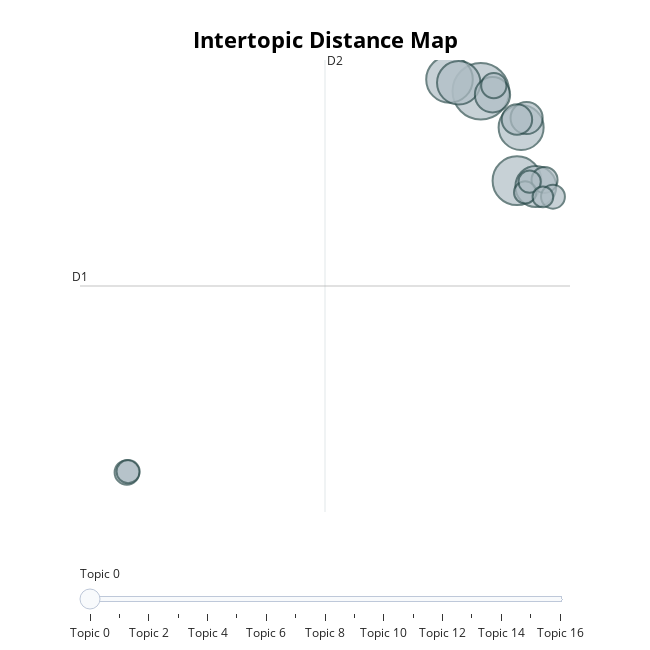

This figure's notebook cell:
### Code cell
model.visualize_topics()

### Figure 1 — Plotly figure (JSON) as saved in the notebook; plotly's stock layout.template omitted (floating-point values rounded to 4 significant figures)
{"data": [{"customdata": [[0, "dislike | like | ok | na | say", 90], [1, "culture | good | company | working | work", 67], [2, "bajaj | electricals | electrical | good | company", 61], [3, "salary | time | increment | benefits | timely", 57], [4, "company | brand | good | product | customer", 53], [5, "management | staff | lot | career | address", 47], [6, "atmosphere | environment | place | good | working", 35], [7, "balance | life | work | pressure | covid", 29], [8, "flexible | time | days | timing | area", 26], [9, "job | security | safety | proffession | secure", 19], [10, "learning | new | learnings | development | things", 18], [11, "appraisal | appraisals | process | promotions | basis", 17], [12, "policy | policies | company | organization | card", 16], [13, "promotion | incentives | increment | takes | schemes", 15], [14, "politics | politician | company | survive | internal", 14], [15, "seniors | supporting | senior | supportive | old", 14], [16, "hr | path | policies | policy | employee", 12]], "hovertemplate": "<b>Topic %{customdata[0]}</b><br>%{customdata[1]}<br>Size: %{customdata[2]}", "legendgroup": "", "marker": {"color": "#B0BEC5", "line": {"color": "DarkSlateGrey", "width": 2}, "size": [90, 67, 61, 57, 53, 47, 35, 29, 26, 19, 18, 17, 16, 15, 14, 14, 12], "sizemode": "area", "sizeref": 0.05625, "symbol": "circle"}, "mode": "markers", "name": "", "orientation": "v", "showlegend": false, "type": "scatter", "x": [1.641, 3.076, 0.398, 3.24, 0.7639, 3.823, 2.104, 3.457, 3.075, 4.169, 2.156, -12.4, 4.504, -12.36, 3.4, 3.577, 4.105], "xaxis": "x", "y": [6.664, 1.595, 7.336, 4.614, 7.145, 1.266, 6.466, 5.146, 5.059, 1.637, 6.989, -14.94, 0.6878, -14.89, 0.9302, 1.538, 0.6777], "yaxis": "y"}], "layout": {"annotations": [{"showarrow": false, "text": "D1", "x": -14.26, "y": -4.374, "yshift": 10}, {"showarrow": false, "text": "D2", "x": -4.542, "xshift": 10, "y": 8.436}], "height": 650, "hoverlabel": {"bgcolor": "white", "font": {"family": "Rockwell", "size": 16}}, "legend": {"itemsizing": "constant", "tracegroupgap": 0}, "margin": {"t": 60}, "shapes": [{"line": {"color": "#CFD8DC", "width": 2}, "type": "line", "x0": -4.542, "x1": -4.542, "y0": -17.18, "y1": 8.436}, {"line": {"color": "#9E9E9E", "width": 2}, "type": "line", "x0": -14.26, "x1": 5.179, "y0": -4.374, "y1": -4.374}], "sliders": [{"active": 0, "pad": {"t": 50}, "steps": [{"args": [{"marker.color": [["red", "#B0BEC5", "#B0BEC5", "#B0BEC5", "#B0BEC5", "#B0BEC5", "#B0BEC5", "#B0BEC5", "#B0BEC5", "#B0BEC5", "#B0BEC5", "#B0BEC5", "#B0BEC5", "#B0BEC5", "#B0BEC5", "#B0BEC5", "#B0BEC5"]]}], "label": "Topic 0", "method": "update"}, {"args": [{"marker.color": [["#B0BEC5", "red", "#B0BEC5", "#B0BEC5", "#B0BEC5", "#B0BEC5", "#B0BEC5", "#B0BEC5", "#B0BEC5", "#B0BEC5", "#B0BEC5", "#B0BEC5", "#B0BEC5", "#B0BEC5", "#B0BEC5", "#B0BEC5", "#B0BEC5"]]}], "label": "Topic 1", "method": "update"}, {"args": [{"marker.color": [["#B0BEC5", "#B0BEC5", "red", "#B0BEC5", "#B0BEC5", "#B0BEC5", "#B0BEC5", "#B0BEC5", "#B0BEC5", "#B0BEC5", "#B0BEC5", "#B0BEC5", "#B0BEC5", "#B0BEC5", "#B0BEC5", "#B0BEC5", "#B0BEC5"]]}], "label": "Topic 2", "method": "update"}, {"args": [{"marker.color": [["#B0BEC5", "#B0BEC5", "#B0BEC5", "red", "#B0BEC5", "#B0BEC5", "#B0BEC5", "#B0BEC5", "#B0BEC5", "#B0BEC5", "#B0BEC5", "#B0BEC5", "#B0BEC5", "#B0BEC5", "#B0BEC5", "#B0BEC5", "#B0BEC5"]]}], "label": "Topic 3", "method": "update"}, {"args": [{"marker.color": [["#B0BEC5", "#B0BEC5", "#B0BEC5", "#B0BEC5", "red", "#B0BEC5", "#B0BEC5", "#B0BEC5", "#B0BEC5", "#B0BEC5", "#B0BEC5", "#B0BEC5", "#B0BEC5", "#B0BEC5", "#B0BEC5", "#B0BEC5", "#B0BEC5"]]}], "label": "Topic 4", "method": "update"}, {"args": [{"marker.color": [["#B0BEC5", "#B0BEC5", "#B0BEC5", "#B0BEC5", "#B0BEC5", "red", "#B0BEC5", "#B0BEC5", "#B0BEC5", "#B0BEC5", "#B0BEC5", "#B0BEC5", "#B0BEC5", "#B0BEC5", "#B0BEC5", "#B0BEC5", "#B0BEC5"]]}], "label": "Topic 5", "method": "update"}, {"args": [{"marker.color": [["#B0BEC5", "#B0BEC5", "#B0BEC5", "#B0BEC5", "#B0BEC5", "#B0BEC5", "red", "#B0BEC5", "#B0BEC5", "#B0BEC5", "#B0BEC5", "#B0BEC5", "#B0BEC5", "#B0BEC5", "#B0BEC5", "#B0BEC5", "#B0BEC5"]]}], "label": "Topic 6", "method": "update"}, {"args": [{"marker.color": [["#B0BEC5", "#B0BEC5", "#B0BEC5", "#B0BEC5", "#B0BEC5", "#B0BEC5", "#B0BEC5", "red", "#B0BEC5", "#B0BEC5", "#B0BEC5", "#B0BEC5", "#B0BEC5", "#B0BEC5", "#B0BEC5", "#B0BEC5", "#B0BEC5"]]}], "label": "Topic 7", "method": "update"}, {"args": [{"marker.color": [["#B0BEC5", "#B0BEC5", "#B0BEC5", "#B0BEC5", "#B0BEC5", "#B0BEC5", "#B0BEC5", "#B0BEC5", "red", "#B0BEC5", "#B0BEC5", "#B0BEC5", "#B0BEC5", "#B0BEC5", "#B0BEC5", "#B0BEC5", "#B0BEC5"]]}], "label": "Topic 8", "method": "update"}, {"args": [{"marker.color": [["#B0BEC5", "#B0BEC5", "#B0BEC5", "#B0BEC5", "#B0BEC5", "#B0BEC5", "#B0BEC5", "#B0BEC5", "#B0BEC5", "red", "#B0BEC5", "#B0BEC5", "#B0BEC5", "#B0BEC5", "#B0BEC5", "#B0BEC5", "#B0BEC5"]]}], "label": "Topic 9", "method": "update"}, {"args": [{"marker.color": [["#B0BEC5", "#B0BEC5", "#B0BEC5", "#B0BEC5", "#B0BEC5", "#B0BEC5", "#B0BEC5", "#B0BEC5", "#B0BEC5", "#B0BEC5", "red", "#B0BEC5", "#B0BEC5", "#B0BEC5", "#B0BEC5", "#B0BEC5", "#B0BEC5"]]}], "label": "Topic 10", "method": "update"}, {"args": [{"marker.color": [["#B0BEC5", "#B0BEC5", "#B0BEC5", "#B0BEC5", "#B0BEC5", "#B0BEC5", "#B0BEC5", "#B0BEC5", "#B0BEC5", "#B0BEC5", "#B0BEC5", "red", "#B0BEC5", "#B0BEC5", "#B0BEC5", "#B0BEC5", "#B0BEC5"]]}], "label": "Topic 11", "method": "update"}, {"args": [{"marker.color": [["#B0BEC5", "#B0BEC5", "#B0BEC5", "#B0BEC5", "#B0BEC5", "#B0BEC5", "#B0BEC5", "#B0BEC5", "#B0BEC5", "#B0BEC5", "#B0BEC5", "#B0BEC5", "red", "#B0BEC5", "#B0BEC5", "#B0BEC5", "#B0BEC5"]]}], "label": "Topic 12", "method": "update"}, {"args": [{"marker.color": [["#B0BEC5", "#B0BEC5", "#B0BEC5", "#B0BEC5", "#B0BEC5", "#B0BEC5", "#B0BEC5", "#B0BEC5", "#B0BEC5", "#B0BEC5", "#B0BEC5", "#B0BEC5", "#B0BEC5", "red", "#B0BEC5", "#B0BEC5", "#B0BEC5"]]}], "label": "Topic 13", "method": "update"}, {"args": [{"marker.color": [["#B0BEC5", "#B0BEC5", "#B0BEC5", "#B0BEC5", "#B0BEC5", "#B0BEC5", "#B0BEC5", "#B0BEC5", "#B0BEC5", "#B0BEC5", "#B0BEC5", "#B0BEC5", "#B0BEC5", "#B0BEC5", "red", "#B0BEC5", "#B0BEC5"]]}], "label": "Topic 14", "method": "update"}, {"args": [{"marker.color": [["#B0BEC5", "#B0BEC5", "#B0BEC5", "#B0BEC5", "#B0BEC5", "#B0BEC5", "#B0BEC5", "#B0BEC5", "#B0BEC5", "#B0BEC5", "#B0BEC5", "#B0BEC5", "#B0BEC5", "#B0BEC5", "#B0BEC5", "red", "#B0BEC5"]]}], "label": "Topic 15", "method": "update"}, {"args": [{"marker.color": [["#B0BEC5", "#B0BEC5", "#B0BEC5", "#B0BEC5", "#B0BEC5", "#B0BEC5", "#B0BEC5", "#B0BEC5", "#B0BEC5", "#B0BEC5", "#B0BEC5", "#B0BEC5", "#B0BEC5", "#B0BEC5", "#B0BEC5", "#B0BEC5", "red"]]}], "label": "Topic 16", "method": "update"}]}], "title": {"font": {"color": "Black", "size": 22}, "text": "<b>Intertopic Distance Map</b>", "x": 0.5, "xanchor": "center", "y": 0.95, "yanchor": "top"}, "width": 650, "xaxis": {"anchor": "y", "domain": [0, 1], "range": [-14.26, 5.179], "title": {"text": ""}, "visible": false}, "yaxis": {"anchor": "x", "domain": [0, 1], "range": [-17.18, 8.436], "title": {"text": ""}, "visible": false}}}
